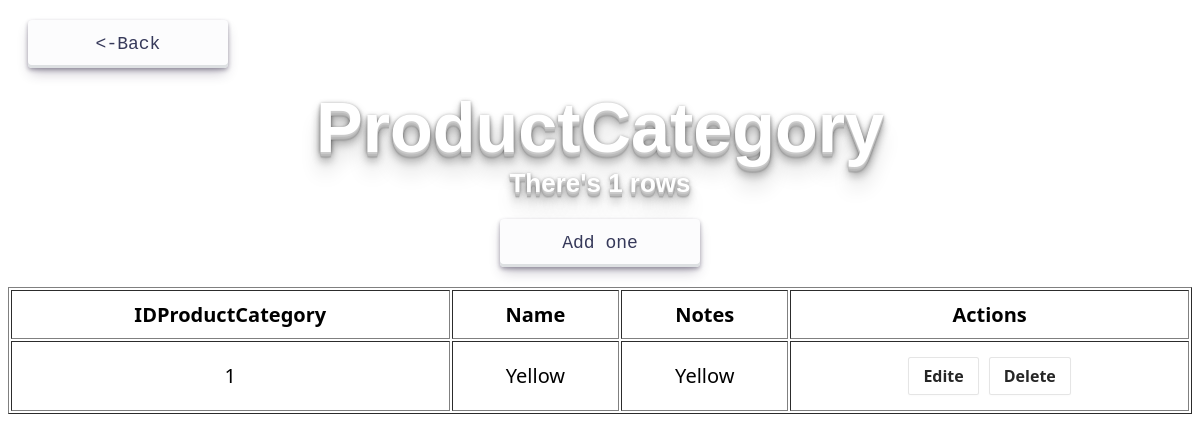
Before: /ProductCategory.php with the older database file.
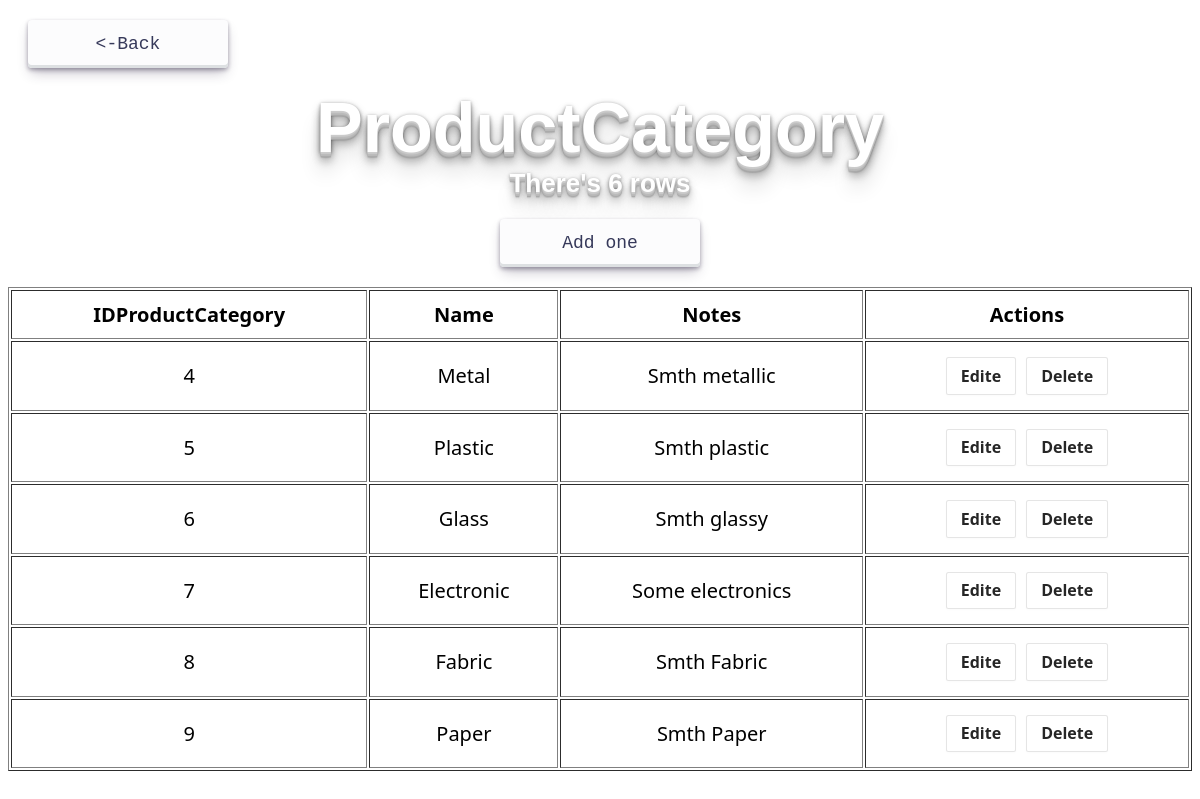
After: the same page with the newer database file.
### tables this page shows
CREATE TABLE `ProductCategory` (
  `IDProductCategory` int NOT NULL,
  `Name` varchar(30) NOT NULL,
  `Notes` varchar(255) NOT NULL
);

### src/ProductCategory.php (the view, shortened to what this page needs)
<?php
include 'fnc.php';
?>
<html>
    <head>
        <link href="styles.css" rel="stylesheet" type="text/css">
    </head>
    <header>
        <div style = "text-align: left; margin: 20px">
            <form action="index.php">
                <button class="button-30" role="button">
                    <-Back
                </button>
             </form>
        </div>
        <div class="hit-the-floor">
            ProductCategory
        </div>
        <div class="hit-the-floor" style = "font-size: 26px; margin-bottom: 20px">
            There's <?php echo mysqli_fetch_row(mysqli_query($db, "SELECT COUNT(*) FROM ProductCategory"))[0]?> rows
        </div>
        <div style = "text-align: center; margin-bottom: 20px">
            <form action="ProductCategory-create.php">
                <button class="button-30" role="button">
                    Add one
                </button>
            </form>
        </div>
    </header>
    <body>
        <table align="center" border="1px" cellpadding= "10px" style = "font-size: 20px">
            <tr>
                <th>
                    IDProductCategory
                </th>
                <th>
                    Name
                </th>
                <th>
                    Notes
                </th>
                <th>
                    Actions
                </th>
            </tr>
                <?php
                    $stmt = "SELECT * FROM ProductCategory";
                    $result = mysqli_query($db, $stmt);
                    foreach($result as $row){
                ?>
                   <tr>
                        <?php
                        foreach($row as $subrow){
                            ?>
                                <td align="center">
                                    <?php
                                    echo $subrow;
                                    ?>
                                </td>
                            <?php
                        }
                        ?>
                            <td align="center">
                                <div style = "display: flex; justify-content: center; align-items: center;">
                                <form action="ProductCategory-edite.php" method="POST" style = "margin-bottom:0px; margin:5px">
                                    <button class="button-6" role="button" name="edite" value="<?php echo $row['IDProductCategory']?>">
                                        Edite
                                    </button>
                                </form>
                                <form action = "ProductCategory-delete.php" method = "POST" style = "margin-bottom:0px; margin:5px">
                                    <button class="button-6" role="button" name="delete" value="<?php echo $row['IDProductCategory']?>">
                                        Delete
                                    </button>
                                </form>
                                </div>
                            </td>
                    </tr>
                <?php
                    }
                ?>
        </table>
    </body>
</html>

Changed rows visible on the page:
removed productcategory: IDProductCategory "1", subrow "Yellow"
added productcategory: IDProductCategory "4", Name "Metal", Notes "Smth metallic"
added productcategory: IDProductCategory "5", Name "Plastic", Notes "Smth plastic"
added productcategory: IDProductCategory "6", Name "Glass", Notes "Smth glassy"
added productcategory: IDProductCategory "7", Name "Electronic", Notes "Some electronics"
added productcategory: IDProductCategory "8", Name "Fabric", Notes "Smth Fabric"
added productcategory: IDProductCategory "9", Name "Paper", Notes "Smth Paper"
Other visible differences:
text no longer shown: "1"
text now shown: "6"
